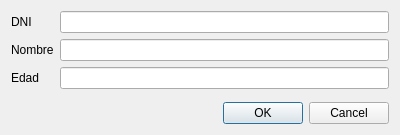
<?xml version="1.0" encoding="UTF-8"?>
<ui version="4.0">
 <class>NewRefereeDialog</class>
 <widget class="QDialog" name="NewRefereeDialog">
  <property name="geometry">
   <rect>
    <x>0</x>
    <y>0</y>
    <width>400</width>
    <height>135</height>
   </rect>
  </property>
  <property name="windowTitle">
   <string>Dialog</string>
  </property>
  <layout class="QVBoxLayout" name="verticalLayout">
   <item>
    <layout class="QFormLayout" name="formLayout">
     <item row="0" column="0">
      <widget class="QLabel" name="label">
       <property name="text">
        <string>DNI</string>
       </property>
      </widget>
     </item>
     <item row="0" column="1">
      <widget class="QLineEdit" name="dniText"/>
     </item>
     <item row="1" column="0">
      <widget class="QLabel" name="label_2">
       <property name="text">
        <string>Nombre</string>
       </property>
      </widget>
     </item>
     <item row="1" column="1">
      <widget class="QLineEdit" name="nameText"/>
     </item>
     <item row="2" column="0">
      <widget class="QLabel" name="label_3">
       <property name="text">
        <string>Edad</string>
       </property>
      </widget>
     </item>
     <item row="2" column="1">
      <widget class="QLineEdit" name="ageText"/>
     </item>
    </layout>
   </item>
   <item>
    <widget class="QDialogButtonBox" name="buttonBox">
     <property name="orientation">
      <enum>Qt::Horizontal</enum>
     </property>
     <property name="standardButtons">
      <set>QDialogButtonBox::Cancel|QDialogButtonBox::Ok</set>
     </property>
    </widget>
   </item>
  </layout>
 </widget>
 <resources/>
 <connections>
  <connection>
   <sender>buttonBox</sender>
   <signal>accepted()</signal>
   <receiver>NewRefereeDialog</receiver>
   <slot>accept()</slot>
   <hints>
    <hint type="sourcelabel">
     <x>248</x>
     <y>254</y>
    </hint>
    <hint type="destinationlabel">
     <x>157</x>
     <y>274</y>
    </hint>
   </hints>
  </connection>
  <connection>
   <sender>buttonBox</sender>
   <signal>rejected()</signal>
   <receiver>NewRefereeDialog</receiver>
   <slot>reject()</slot>
   <hints>
    <hint type="sourcelabel">
     <x>316</x>
     <y>260</y>
    </hint>
    <hint type="destinationlabel">
     <x>286</x>
     <y>274</y>
    </hint>
   </hints>
  </connection>
 </connections>
</ui>
